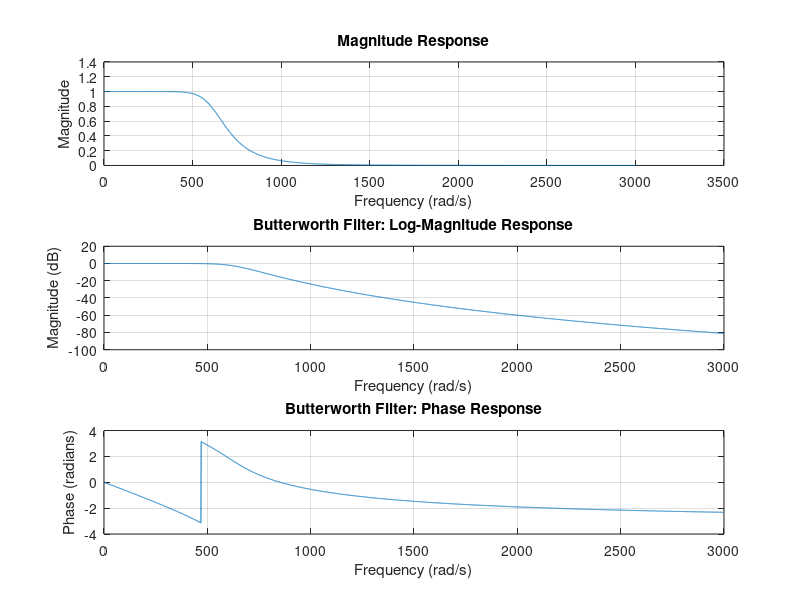
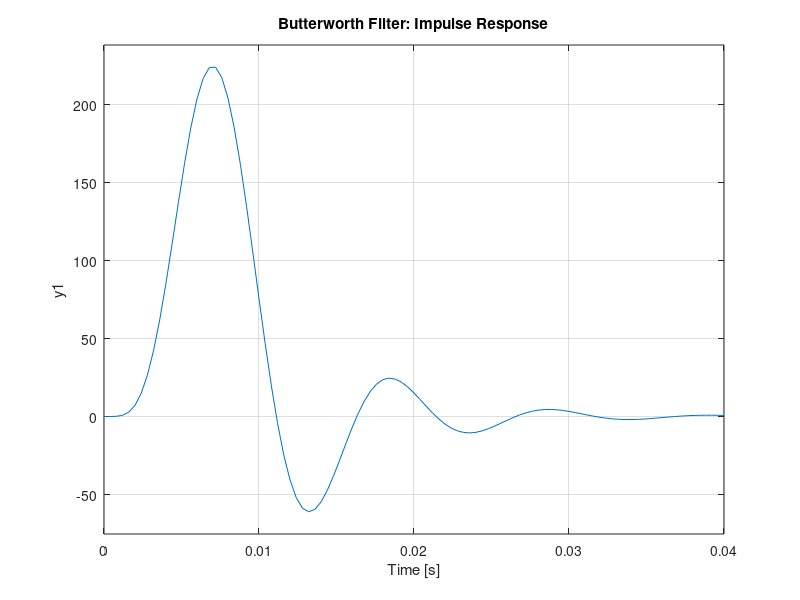

Recreate these plots in MATLAB, in order.
clear
clc

% Butterworth filter design
rp = 0.25;                  % Passband ripple in dB
rs = 50;                    % Stopband attenuation in dB
wp = 500;                   % Passband edge (rad/s)
ws = 2000;                  % Stopband edge (rad/s)

% Calculate filter order and cutoff frequency
[n, wc] = buttord(wp, ws, rp, rs, 's'); % Analog filter
[b, a] = butter(n, wc, 's');            % Filter coefficients

% Frequency response
w = 0:3000;                % Log-spaced frequencies
h = freqs(b, a, w);

% Magnitude Response
figure(1);
subplot(3, 1, 1);
plot(abs(h));
title('Magnitude Response');
xlabel('Frequency (rad/s)');
ylabel('Magnitude');
grid on;

% Log-magnitude response (dB)
subplot(3, 1, 2);
plot(w, 20*log10(abs(h)));
title('Butterworth Filter: Log-Magnitude Response');
xlabel('Frequency (rad/s)');
ylabel('Magnitude (dB)');
grid on;

% Phase response
subplot(3, 1, 3);
plot(w, angle(h));
title('Butterworth Filter: Phase Response');
xlabel('Frequency (rad/s)');
ylabel('Phase (radians)');
grid on;

% Impulse response
figure;
impulse(tf(b, a));
title('Butterworth Filter: Impulse Response');

sys = tf(b,a)